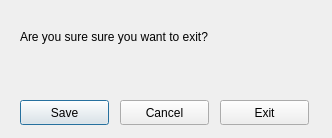
<?xml version="1.0" encoding="UTF-8"?>
<ui version="4.0">
 <class>Dialog</class>
 <widget class="QDialog" name="Dialog">
  <property name="geometry">
   <rect>
    <x>0</x>
    <y>0</y>
    <width>332</width>
    <height>138</height>
   </rect>
  </property>
  <property name="windowTitle">
   <string>Dialog</string>
  </property>
  <widget class="QPushButton" name="pushButton_1">
   <property name="geometry">
    <rect>
     <x>20</x>
     <y>100</y>
     <width>89</width>
     <height>25</height>
    </rect>
   </property>
   <property name="text">
    <string>Save</string>
   </property>
  </widget>
  <widget class="QPushButton" name="pushButton_2">
   <property name="geometry">
    <rect>
     <x>120</x>
     <y>100</y>
     <width>89</width>
     <height>25</height>
    </rect>
   </property>
   <property name="text">
    <string>Cancel</string>
   </property>
  </widget>
  <widget class="QPushButton" name="pushButton_3">
   <property name="geometry">
    <rect>
     <x>220</x>
     <y>100</y>
     <width>89</width>
     <height>25</height>
    </rect>
   </property>
   <property name="text">
    <string>Exit</string>
   </property>
  </widget>
  <widget class="QLabel" name="label">
   <property name="geometry">
    <rect>
     <x>20</x>
     <y>30</y>
     <width>301</width>
     <height>41</height>
    </rect>
   </property>
   <property name="text">
    <string>Are you sure sure you want to exit?</string>
   </property>
   <property name="alignment">
    <set>Qt::AlignLeading|Qt::AlignLeft|Qt::AlignTop</set>
   </property>
  </widget>
 </widget>
 <resources/>
 <connections/>
</ui>
